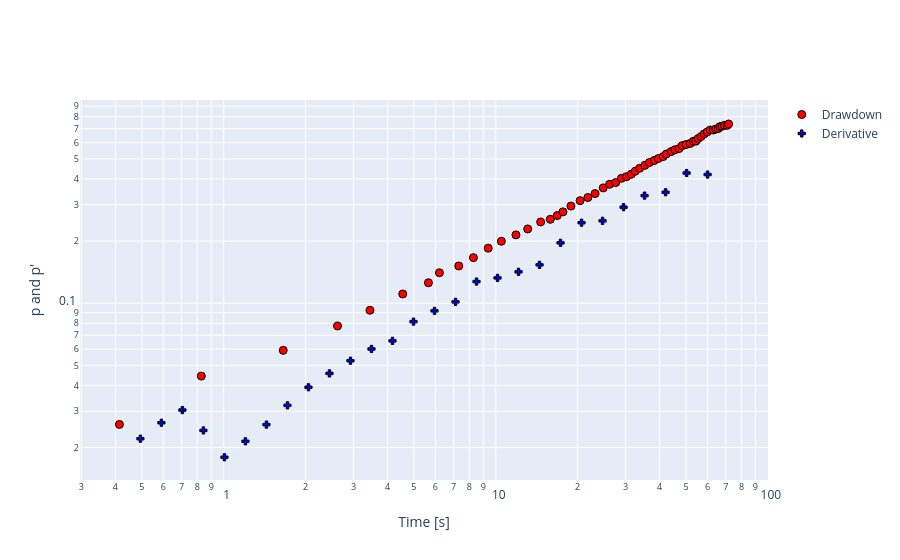

Notebook code for this chart:
### Markdown cell above
In order to display the diagnostic plot of the data, we initialize the prepreocessing tool.

### Code cell
test = ht.preprocessing(df=data)
test.diagnostic(method='spline')
data_corrected = test.ldiffs(df=data)
